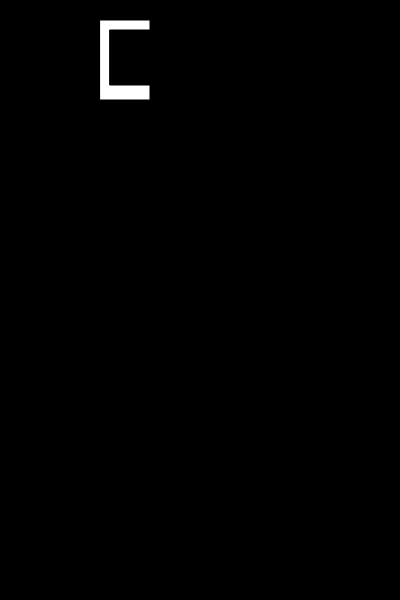
Frame 1 (no input)
Frame 60 (no input): identical to frame 1, image omitted
Frame 120 (the mouse pressed at the canvas centre since frame 60): identical to frame 1, image omitted

The p5.js sketch that drew this single still picture (run headless with seeded random() and noise() and a simulated clock; from frame 60 on, the mouse is pressed at the canvas centre):

// p5.js sketch
// ── sketch.js
function setup() {
    // put setup code here
    // alert("HAAAAAAAAAAA");
        createCanvas(400, 600);
        background(0);
        rect(100, 20, 50, 80);
        fill(0);
        rect(110, 30, 40, 55);
}

function draw() {
  // put drawing code here
}
